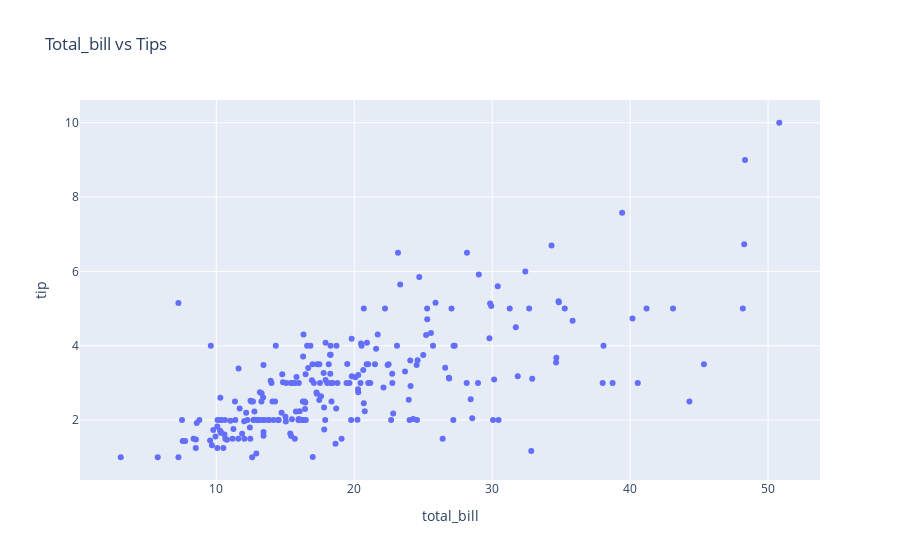

The code cell stored with this chart in its notebook:
### Code cell
px.scatter(tips,x='total_bill',y='tip',title='Total_bill vs Tips')

### Figure 1 — Plotly figure (JSON) as saved in the notebook; plotly's stock layout.template omitted (floating-point values rounded to 4 significant figures; data arrays with more than 128 entries replaced by an {"elided": "..."} marker saying what was removed)
{"data": [{"hovertemplate": "total_bill=%{x}<br>tip=%{y}<extra></extra>", "legendgroup": "", "marker": {"color": "#636efa", "symbol": "circle"}, "mode": "markers", "name": "", "orientation": "v", "showlegend": false, "type": "scatter", "x": {"elided": "244 float values"}, "xaxis": "x", "y": {"elided": "244 float values"}, "yaxis": "y"}], "layout": {"legend": {"tracegroupgap": 0}, "title": {"text": "Total_bill vs Tips"}, "xaxis": {"anchor": "y", "domain": [0, 1], "title": {"text": "total_bill"}}, "yaxis": {"anchor": "x", "domain": [0, 1], "title": {"text": "tip"}}}}
